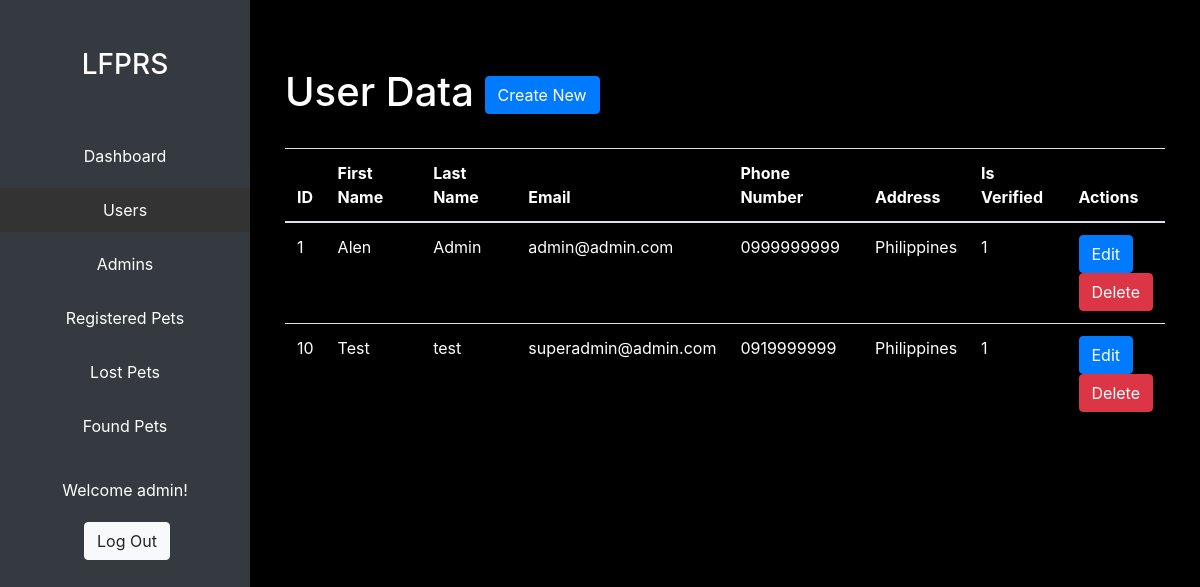
Screenshot of /admin/oldadmin/users3.php (signed in) with the database file from the repository.
### tables this page shows
CREATE TABLE `users` (
  `id` int(11) NOT NULL,
  `firstname` varchar(255) NOT NULL,
  `lastname` varchar(255) NOT NULL,
  `email` varchar(255) NOT NULL,
  `phonenumber` varchar(255) NOT NULL,
  `address` varchar(255) NOT NULL,
  `password` varchar(255) NOT NULL,
  `verification_code` varchar(255) NOT NULL,
  `is_verified` tinyint(4) DEFAULT 0
);

### admin/oldadmin/users3.php (the view, shortened to what this page needs)
<!DOCTYPE html>
<html lang="en">
<head>
    <link rel="stylesheet" href="https://stackpath.bootstrapcdn.com/bootstrap/4.1.3/css/bootstrap.min.css">
</head>
<body>
<div class="sidebar">
        <div class="sidebar-logo">
        <br><br><h3>LFPRS</h3><br>
        </div>
        <ul>
            <li><a href="home.php" >Dashboard</a></li>
            <li><a href="users.php" class="active">Users</a></li>
            <li><a href="admins.php">Admins</a></li>
            <li><a href="registered.php">Registered Pets</a></li>
            <li><a href="lostpets.php">Lost Pets</a></li>
            <li><a href="foundpets.php">Found Pets</a></li>
        </ul>
        <?php
        include("../config.php");
        if(!isset($_SESSION['admin'])){
            header("Location: index.php");
          }
          else{
            $admin = $_SESSION['admin'];
            echo "<a style='color:white;'>Welcome  {$admin['user']}!   </a>";
            echo "<A href='logout.php' name='logout'><button type='button' class='btn btn-light ml-1'>Log Out</button></a>";
          }
        ?>
    </div>
    <div class="content">
        <div class="container">
        <br><br>
<h1>User Data  <button type='button' class='btn btn-primary' data-toggle='modal' data-target='#createModal'>Create New</button></h1>
<br>
<table class='table'>
  <thead>
    <tr>
      <th>ID</th>
      <th>First Name</th>
      <th>Last Name</th>
      <th>Email</th>
      <th>Phone Number</th>
      <th>Address</th>
      <th>Is Verified</th>
      <th>Actions</th>
    </tr>
  </thead>
  <tbody>
    <?php
    $sql = "SELECT id, firstname, lastname, email, phonenumber, address, is_verified FROM users";
    $result = $db->query($sql);
    if ($result->num_rows > 0) {
        while ($row = $result->fetch_assoc()) {
            echo "<tr>";
            echo "<td>" . $row["id"] . "</td>";
            echo "<td>" . $row["firstname"] . "</td>";
            echo "<td>" . $row["lastname"] . "</td>";
            echo "<td>" . $row["email"] . "</td>";
            echo "<td>" . $row["phonenumber"] . "</td>";
            echo "<td>" . $row["address"] . "</td>";
            echo "<td>" . $row["is_verified"] . "</td>";
            echo "<td>
                <button type='button' class='btn btn-primary' data-toggle='modal' data-target='#editModal" . $row["id"] . "'>Edit</button>
                <form action='#' method='post'>
                    <input type='hidden' name='delete_id' value='" . $row["id"] . "'>
                    <button type='submit' name='delete' class='btn btn-danger' onclick=\"return confirm('Are you sure you want to remove this?');\">Delete</button>
                </form>
            </td>";
            echo "</tr>";
        }
    } else {
        echo "<tr><td colspan='8'>No data found</td></tr>";
    }
    ?>
  </tbody>
</table>
        </div>
    </div>
</body>
</html>

### admin/oldadmin/users3.php (style rules this page uses)
body { background-color: #000; color: #fff; }
.sidebar { position: fixed; top: 0; left: 0; height: 100vh; width: 250px; background-color: #343a40; text-align: center; }
.sidebar a.active { background-color: #333; }
.sidebar-logo { margin-bottom: 20px; }
.sidebar ul { list-style: none; padding-left: 0; margin-bottom: 20px; }
.sidebar li { margin-bottom: 10px; }
.sidebar a { display: block; padding: 10px; color: #fff; text-decoration: none; transition: background-color 0.3s; }
.content { margin-left: 250px; padding: 20px; }

### rows the page displays
users: id "1", firstname "Alen", lastname "Admin", email "admin@admin.com", phonenumber "0999999999", address "Philippines", is_verified "1"
users: id "10", firstname "Test", lastname "test", email "superadmin@admin.com", phonenumber "0919999999", address "Philippines", is_verified "1"

### other values shown
$admin['user'] "admin"
